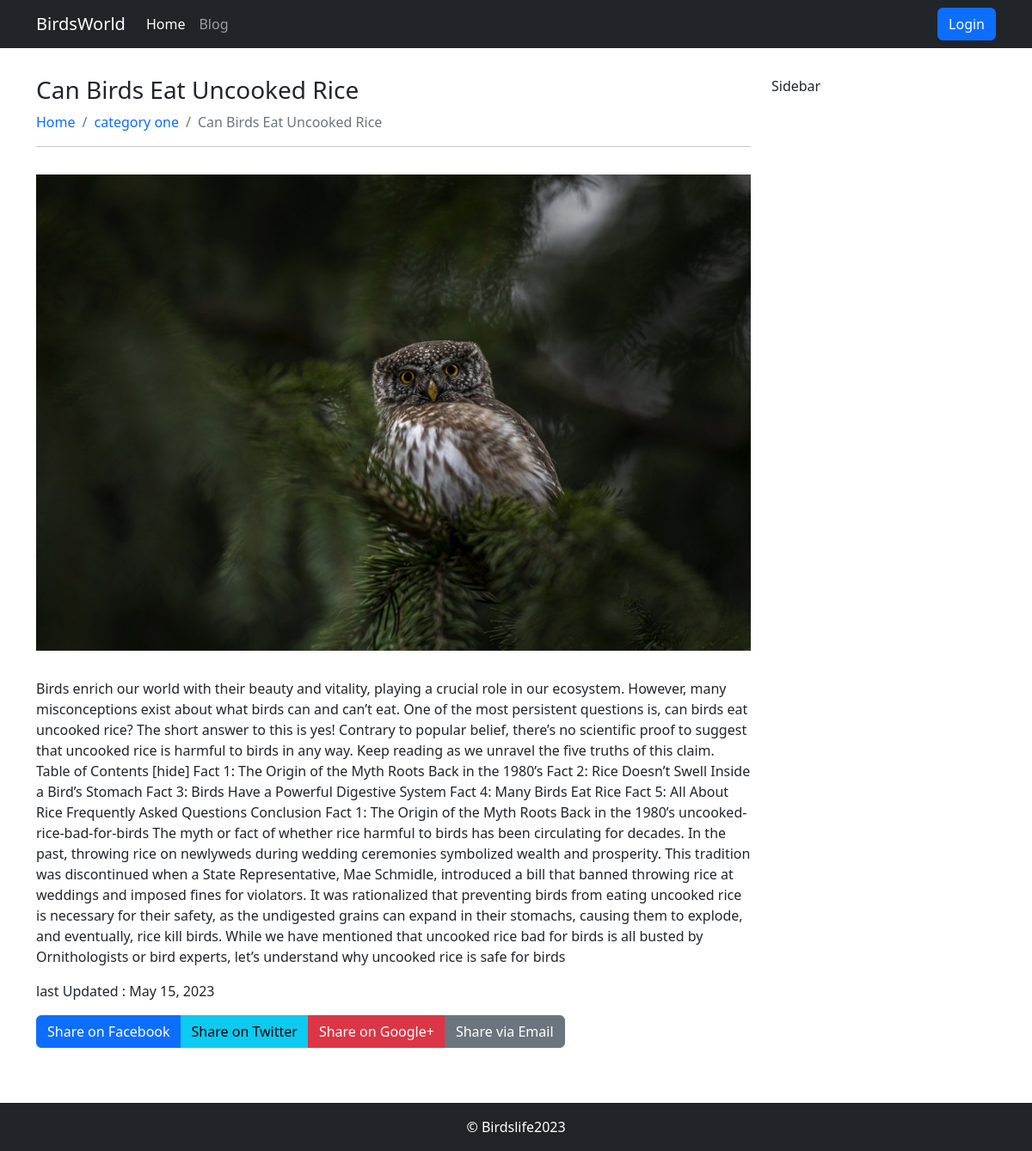
/can-birds-eat-uncooked-rice, run on the app's committed database.
### blog/models.py (models this page shows, shortened)
class BlogPost(models.Model):
    STATUS = [
        ('draft','Draft'),
        ('published', 'Published')
    ]
    title = models.CharField(max_length = 200)
    featured = models.ImageField(upload_to='blogs/', blank=True, null=True)
    slug = models.SlugField(unique= True,blank=True,null=True )
    content = models.TextField()
    created = models.DateTimeField(auto_now_add=True)
    updated = models.DateField(auto_now=True)
    Category = models.ForeignKey(Category, on_delete=models.CASCADE )
    status = models.CharField(max_length = 10, choices = STATUS, default = 'draft')
    meta_title =models.CharField(max_length=200, blank= True, null= True)
    meta_description = models.TextField(blank=True, null=True)
    class Meta:
        verbose_name_plural = "All Posts"

class Category(models.Model):
    title = models.CharField(max_length = 200)
    slug = models.SlugField(unique= True,blank=True,null=True )
    class Meta:
        verbose_name_plural = "categories"

### blog/views.py (the view)
# urls.py: path('<slug:slug>', views.single_post, name = 'single_post')
def single_post(request, slug):
    post = get_object_or_404(BlogPost, slug= slug)
    template_name = 'Blog/single.html'
    context ={'post': post}
    return render(request, template_name, context)

### templates/Blog/single.html (shortened to what this page needs)
{% extends 'base.html' %}
{% block content  %}
<div class="container my-3">
    <div class="row py-3">
        <div class="col-md-9">
            <h1 class="h3">
                {{post.title}}
            </h1>
              <nav aria-label="breadcrumb">
                <ol class="breadcrumb">
                  <li class="breadcrumb-item"><a class="text-decoration-none" href="{% url 'home' %}">Home</a></li>
                  <li class="breadcrumb-item"><a class="text-decoration-none" href="#">{{post.Category.title}}</a></li>
                  <li class="breadcrumb-item active" aria-current="page">{{post.title}}</li>
                </ol>
              </nav>
              <hr>
              <div class="py-3">
                <img src="{{post.featured.url}}" class="card-img-top" alt="...">
              </div>
              <div class="my-3">
                {{post.content}}
              </div>
              <div>
                last Updated : {{post.updated}}
              </div>
              <div class="btn-group py-3" role="group" aria-label="Share buttons">
                <a href="https://www.facebook.com/sharer/sharer.php?u={{ request.build_absolute_uri }}" class="btn btn-primary">
                   Share on Facebook
                </a>
                <a href="https://twitter.com/intent/tweet?url={{ request.build_absolute_uri }}&text={{ post.title }}" class="btn btn-info">
                   Share on Twitter
                </a>
                <a href="https://plus.google.com/share?url={{ request.build_absolute_uri }}" class="btn btn-danger">
                   Share on Google+
                </a>
                <a href="mailto:?subject={{ post.title }}&amp;body={{ request.build_absolute_uri }}" class="btn btn-secondary">
                   Share via Email
                </a>
              </div>
        </div>
        <div class="col-md-3">
            Sidebar
        </div>
    </div>
</div>
{% endblock content  %}

### data on the page
BlogPost: title "Can Birds Eat Uncooked Rice", Category "category one", featured (picture), content "Birds enrich our world with their beauty and vitality, playing a crucial role in our ecosystem. However, many misconceptions exist about what birds can and can’t eat. One of the most persistent questions is, can birds eat uncooked rice? The short answer to this is yes! Contrary to popular belief, there’s no scientific proof to suggest that uncooked rice is harmful to birds in any way. Keep reading as we unravel the five truths of this claim. Table of Contents [hide] Fact 1: The Origin of the Myth Roots Back in the 1980’s Fact 2: Rice Doesn’t Swell Inside a Bird’s Stomach Fact 3: Birds Have a Powerful Digestive System Fact 4: Many Birds Eat Rice Fact 5: All About Rice Frequently Asked…", updated "May 15, 2023"
